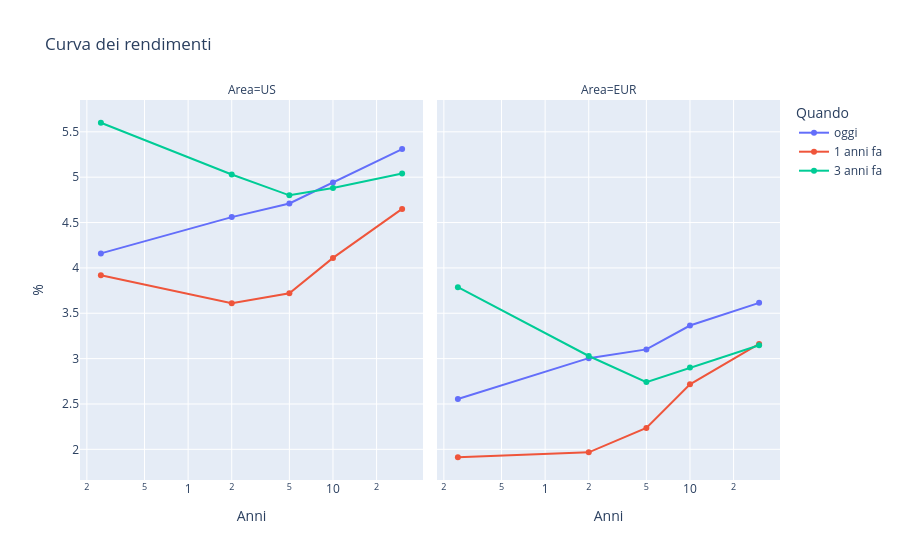

This figure's notebook cell:
### Markdown cell above
## Curva dei rendimenti: oggi, 1 anno fa, 3 anni fa

### Code cell
scadenze = {"3M": 0.25, "2Y": 2, "5Y": 5, "10Y": 10, "30Y": 30}
curve = []
for area in ("US", "EUR"):
    s = df[[f"{area} {k}" for k in scadenze]].dropna()
    for quando in (0, 1, 3):
        r = s.asof(s.index[-1] - pd.DateOffset(years=quando))
        curve += [{"Area": area, "Quando": f"{quando} anni fa" if quando else "oggi", "Anni": a, "%": r[f"{area} {k}"]}
                  for k, a in scadenze.items()]
px.line(pd.DataFrame(curve), x="Anni", y="%", color="Quando", facet_col="Area", markers=True, log_x=True,
        title="Curva dei rendimenti").show()

### Figure 1 — Plotly figure (JSON) as saved in the notebook; plotly's stock layout.template omitted (floating-point values rounded to 4 significant figures)
{"data": [{"hovertemplate": "Quando=oggi<br>Area=US<br>Anni=%{x}<br>%=%{y}<extra></extra>", "legendgroup": "oggi", "line": {"color": "#636efa", "dash": "solid"}, "marker": {"symbol": "circle"}, "mode": "lines+markers", "name": "oggi", "orientation": "v", "showlegend": true, "type": "scatter", "x": [0.25, 2.0, 5.0, 10.0, 30.0], "xaxis": "x", "y": [4.16, 4.56, 4.71, 4.94, 5.31], "yaxis": "y"}, {"hovertemplate": "Quando=oggi<br>Area=EUR<br>Anni=%{x}<br>%=%{y}<extra></extra>", "legendgroup": "oggi", "line": {"color": "#636efa", "dash": "solid"}, "marker": {"symbol": "circle"}, "mode": "lines+markers", "name": "oggi", "orientation": "v", "showlegend": false, "type": "scatter", "x": [0.25, 2.0, 5.0, 10.0, 30.0], "xaxis": "x2", "y": [2.556, 3.005, 3.101, 3.365, 3.615], "yaxis": "y2"}, {"hovertemplate": "Quando=1 anni fa<br>Area=US<br>Anni=%{x}<br>%=%{y}<extra></extra>", "legendgroup": "1 anni fa", "line": {"color": "#EF553B", "dash": "solid"}, "marker": {"symbol": "circle"}, "mode": "lines+markers", "name": "1 anni fa", "orientation": "v", "showlegend": true, "type": "scatter", "x": [0.25, 2.0, 5.0, 10.0, 30.0], "xaxis": "x", "y": [3.92, 3.61, 3.72, 4.11, 4.65], "yaxis": "y"}, {"hovertemplate": "Quando=1 anni fa<br>Area=EUR<br>Anni=%{x}<br>%=%{y}<extra></extra>", "legendgroup": "1 anni fa", "line": {"color": "#EF553B", "dash": "solid"}, "marker": {"symbol": "circle"}, "mode": "lines+markers", "name": "1 anni fa", "orientation": "v", "showlegend": false, "type": "scatter", "x": [0.25, 2.0, 5.0, 10.0, 30.0], "xaxis": "x2", "y": [1.913, 1.967, 2.235, 2.716, 3.162], "yaxis": "y2"}, {"hovertemplate": "Quando=3 anni fa<br>Area=US<br>Anni=%{x}<br>%=%{y}<extra></extra>", "legendgroup": "3 anni fa", "line": {"color": "#00cc96", "dash": "solid"}, "marker": {"symbol": "circle"}, "mode": "lines+markers", "name": "3 anni fa", "orientation": "v", "showlegend": true, "type": "scatter", "x": [0.25, 2.0, 5.0, 10.0, 30.0], "xaxis": "x", "y": [5.6, 5.03, 4.8, 4.88, 5.04], "yaxis": "y"}, {"hovertemplate": "Quando=3 anni fa<br>Area=EUR<br>Anni=%{x}<br>%=%{y}<extra></extra>", "legendgroup": "3 anni fa", "line": {"color": "#00cc96", "dash": "solid"}, "marker": {"symbol": "circle"}, "mode": "lines+markers", "name": "3 anni fa", "orientation": "v", "showlegend": false, "type": "scatter", "x": [0.25, 2.0, 5.0, 10.0, 30.0], "xaxis": "x2", "y": [3.787, 3.029, 2.741, 2.901, 3.147], "yaxis": "y2"}], "layout": {"annotations": [{"font": {}, "showarrow": false, "text": "Area=US", "x": 0.245, "xanchor": "center", "xref": "paper", "y": 1.0, "yanchor": "bottom", "yref": "paper"}, {"font": {}, "showarrow": false, "text": "Area=EUR", "x": 0.755, "xanchor": "center", "xref": "paper", "y": 1.0, "yanchor": "bottom", "yref": "paper"}], "legend": {"title": {"text": "Quando"}, "tracegroupgap": 0}, "title": {"text": "Curva dei rendimenti"}, "xaxis": {"anchor": "y", "domain": [0.0, 0.49], "title": {"text": "Anni"}, "type": "log"}, "xaxis2": {"anchor": "y2", "domain": [0.51, 1.0], "matches": "x", "title": {"text": "Anni"}, "type": "log"}, "yaxis": {"anchor": "x", "domain": [0.0, 1.0], "title": {"text": "%"}}, "yaxis2": {"anchor": "x2", "domain": [0.0, 1.0], "matches": "y", "showticklabels": false}}}
